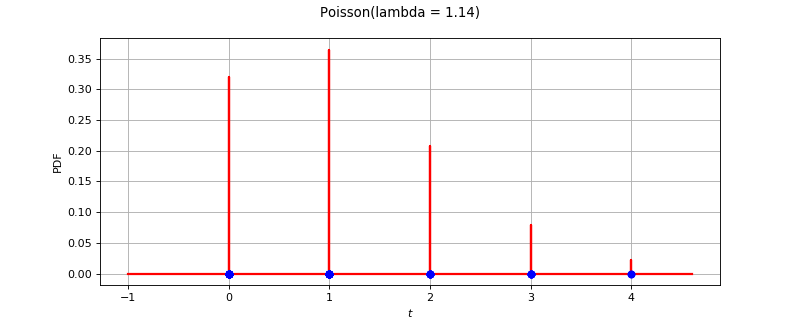

Generate this figure with Python:
import openturns as ot
from matplotlib import pyplot as plt
from openturns.viewer import View
ot.RandomGenerator.SetSeed(0)
factory = ot.PoissonFactory()
ref = factory.build()
dimension = ref.getDimension()
if dimension <= 2:
    sample = ref.getSample(50)
    distribution = factory.build(sample)
    if dimension == 1:
        distribution.setDescription(['$t$'])
        pdf_graph = distribution.drawPDF(256)
        cloud = ot.Cloud(sample, ot.NumericalSample(sample.getSize(), 1))
        cloud.setColor('blue')
        cloud.setPointStyle('fcircle')
        pdf_graph.add(cloud)
        fig = plt.figure(figsize=(10, 4))
        plt.suptitle(str(distribution))
        pdf_axis = fig.add_subplot(111)
        View(pdf_graph, figure=fig, axes=[pdf_axis], add_legend=False)
    else:
        sample = ref.getSample(500)
        distribution.setDescription(['$t_0$', '$t_1$'])
        pdf_graph = distribution.drawPDF([256]*2)
        cloud = ot.Cloud(sample)
        cloud.setColor('red')
        cloud.setPointStyle('fcircle')
        pdf_graph.add(cloud)
        fig = plt.figure(figsize=(10, 4))
        plt.suptitle(str(distribution))
        pdf_axis = fig.add_subplot(111)
        View(pdf_graph, figure=fig, axes=[pdf_axis], add_legend=False)
